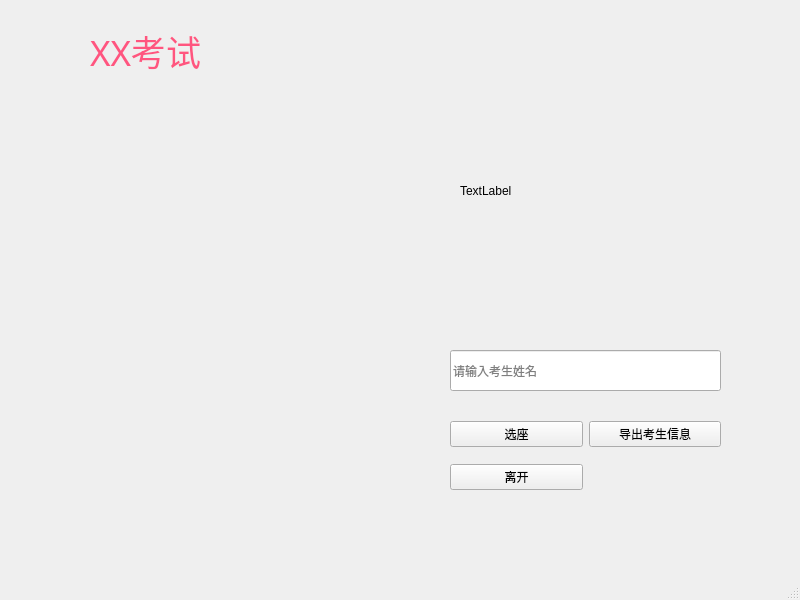
<?xml version="1.0" encoding="UTF-8"?>
<ui version="4.0">
 <class>MainWindow</class>
 <widget class="QMainWindow" name="MainWindow">
  <property name="geometry">
   <rect>
    <x>0</x>
    <y>0</y>
    <width>800</width>
    <height>600</height>
   </rect>
  </property>
  <property name="windowTitle">
   <string>MainWindow</string>
  </property>
  <widget class="QWidget" name="centralwidget">
   <widget class="QLabel" name="label">
    <property name="geometry">
     <rect>
      <x>90</x>
      <y>10</y>
      <width>271</width>
      <height>81</height>
     </rect>
    </property>
    <property name="font">
     <font>
      <family>Agency FB</family>
      <pointsize>26</pointsize>
      <weight>50</weight>
      <italic>false</italic>
      <bold>false</bold>
     </font>
    </property>
    <property name="styleSheet">
     <string notr="true">font: 26pt &quot;Agency FB&quot;;
color: rgb(255, 85, 127);</string>
    </property>
    <property name="text">
     <string>XX考试</string>
    </property>
   </widget>
   <widget class="QWidget" name="gridLayoutWidget">
    <property name="geometry">
     <rect>
      <x>20</x>
      <y>120</y>
      <width>391</width>
      <height>381</height>
     </rect>
    </property>
    <layout class="QGridLayout" name="gridLayout"/>
   </widget>
   <widget class="QLabel" name="label_show">
    <property name="geometry">
     <rect>
      <x>460</x>
      <y>60</y>
      <width>261</width>
      <height>261</height>
     </rect>
    </property>
    <property name="text">
     <string>TextLabel</string>
    </property>
   </widget>
   <widget class="QLineEdit" name="lineEdit_name">
    <property name="geometry">
     <rect>
      <x>450</x>
      <y>350</y>
      <width>271</width>
      <height>41</height>
     </rect>
    </property>
    <property name="placeholderText">
     <string>请输入考生姓名</string>
    </property>
   </widget>
   <widget class="QWidget" name="layoutWidget">
    <property name="geometry">
     <rect>
      <x>450</x>
      <y>410</y>
      <width>271</width>
      <height>91</height>
     </rect>
    </property>
    <layout class="QGridLayout" name="gridLayout_2">
     <item row="0" column="0">
      <widget class="QPushButton" name="pushButton_choose">
       <property name="text">
        <string>选座</string>
       </property>
      </widget>
     </item>
     <item row="0" column="1">
      <widget class="QPushButton" name="pushButton_export">
       <property name="text">
        <string>导出考生信息</string>
       </property>
      </widget>
     </item>
     <item row="1" column="0">
      <widget class="QPushButton" name="pushButton_stop">
       <property name="text">
        <string>离开</string>
       </property>
      </widget>
     </item>
    </layout>
   </widget>
  </widget>
  <widget class="QMenuBar" name="menubar">
   <property name="geometry">
    <rect>
     <x>0</x>
     <y>0</y>
     <width>800</width>
     <height>26</height>
    </rect>
   </property>
  </widget>
  <widget class="QStatusBar" name="statusbar"/>
 </widget>
 <resources/>
 <connections/>
</ui>
